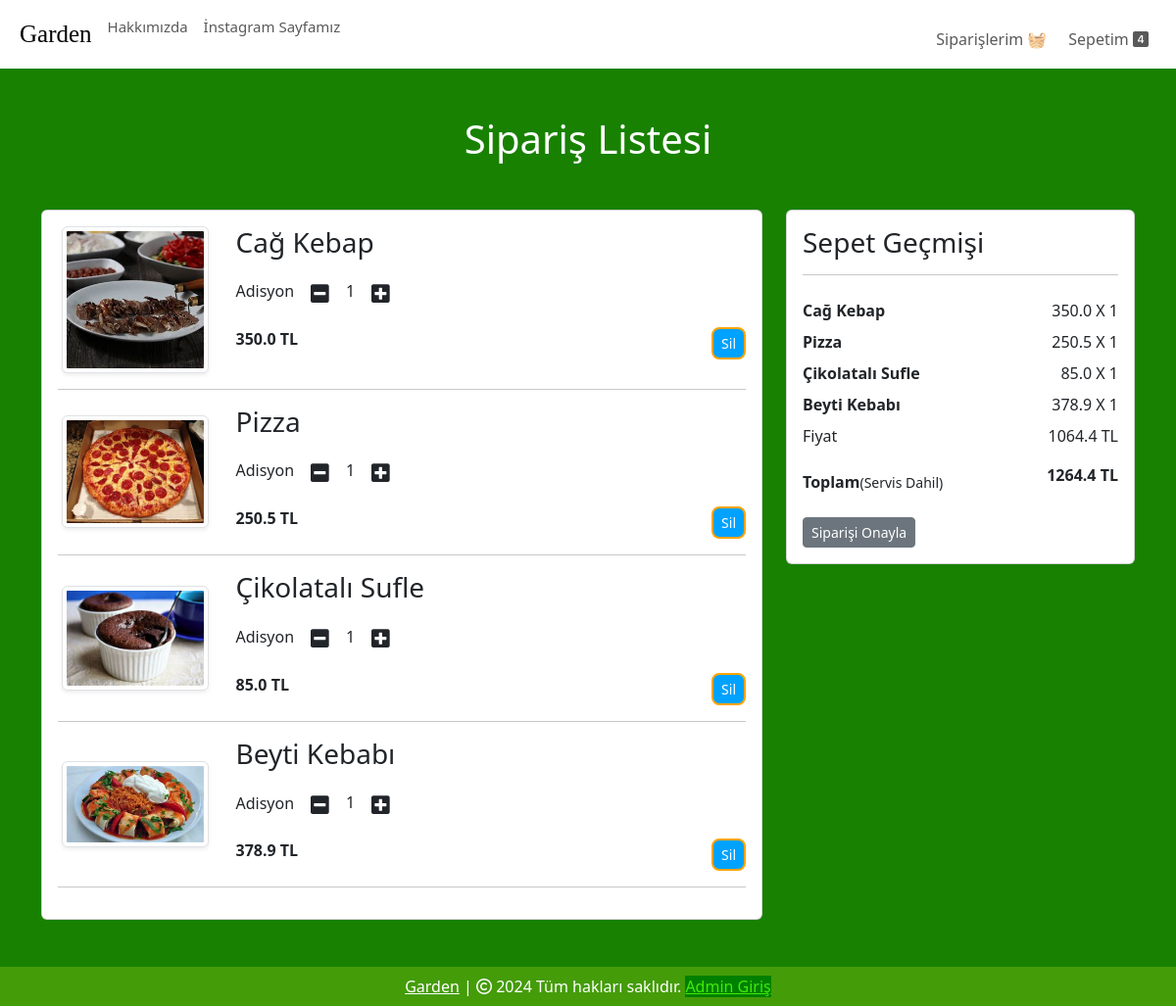
The page /cart (signed in) on the database its author committed.
### website/models.py (models this page shows, shortened)
class Cart(db.Model):
    id = db.Column(db.Integer, primary_key=True)
    quantity = db.Column(db.Integer, nullable=False)
    customer_link = db.Column(db.Integer, db.ForeignKey('customer.id'), nullable=False)
    product_link = db.Column(db.Integer, db.ForeignKey('product.id'), nullable=False)

class Product(db.Model):
    id = db.Column(db.Integer, primary_key=True)
    product_name = db.Column(db.String(100), nullable=False)
    current_price = db.Column(db.Float, nullable=False)
    previous_price = db.Column(db.Float, nullable=False)
    in_stock = db.Column(db.Integer, nullable=False)
    product_picture = db.Column(db.String(1000), nullable=False)
    flash_sale = db.Column(db.Boolean, default=False)
    date_added = db.Column(db.DateTime, default=datetime.utcnow)
    salad = db.Column(db.Boolean, default=False)
    main = db.Column(db.Boolean, default=False)
    colddrink = db.Column(db.Boolean, default=False)
    hotdrink = db.Column(db.Boolean, default=False)
    desert = db.Column(db.Boolean, default=False)
    sneak = db.Column(db.Boolean, default=False)
    carts = db.relationship('Cart', backref=db.backref('product', lazy=True))
    orders = db.relationship('Order', backref=db.backref('product', lazy=True))

### website/views.py (the view)
@views.route('/cart')
@login_required
def show_cart():
    cart = Cart.query.filter_by(customer_link=current_user.id).all()
    amount = 0
    for item in cart:
        amount += item.product.current_price * item.quantity
    return render_template('cart.html', cart=cart, amount=amount, total=amount+200)

### website/templates/cart.html (shortened to what this page needs)
{% extends 'base.html' %}
{% block body %}
<div class="container my-5">
    <div class="row">
        {% if cart %}
        <h1 class="text-center mb-5" style="color: white;">Sipariş Listesi</h1>
        <div class="col-sm-8">
            <div class="card">
                <div class="card-body">
                    {% for item in cart %}
                    <div class="row">
                        <div class="col-sm-3 text-center align-self-center">
                            <img src="{{ item.product.product_picture }}" alt="" class="img-fluid img-thumbnail shadow-sm" height="150px" width="150px">
                        </div>
                        <div class="col-sm-9">
                            <div>
                                <h3>{{ item.product.product_name }}</h3>
                                <div class="my-3">
                                    <label for="quantity">Adisyon</label>
                                    <a class="minus-cart btn" pid="{{item.id}}"><i class="fas fa-minus-square fa-lg"></i></a>
                                    <span id="quantity">{{ item.quantity }}</span>
                                    <a class="plus-cart btn " pid="{{ item.id }}"><i class="fas fa-plus-square fa-lg"></i></a>
                                </div>
                                <div class="d-flex justify-content-between">
                                    <p class="mb-0"><span><strong>{{ item.product.current_price }} TL</strong></span></p>
                                    <a href="/removecart" class="remove-cart btn btn-sm btn-secondary mr-3 " pid="{{item.id}}">Sil</a>
                                </div>
                            </div>
                        </div>
                    </div>
                    <hr>
                    {% endfor %}
                </div>
            </div>
        </div>
        <div class="col-sm-4">
            <div class="card">
                <div class="card-body">
                    <h3>Sepet Geçmişi </h3>
                    <hr color="black">
                    <ul class="list-group">
                        {% for item in cart %}
                        <li class="list-group-item d-flex justify-content-between align-items-center border-0 px-0 pb-0"><strong>{{item.product.product_name}}</strong><span id="amount">{{item.product.current_price}} X <span id="quantity{{item.id}}">{{ item.quantity}}</span></span></li>
                        {% endfor %}
                        <li class="list-group-item d-flex justify-content-between align-items-center border-0 px-0 pb-0">Fiyat <span><span id="amount_tt">{{ amount }} TL</span></span></li>
                        <li class="list-group-item d-flex justify-content-between align-items-center border-0 px-0 mb-3">
                            <div style="margin-top: 15px;">
                                <strong>Toplam</strong><small>(Servis Dahil)</small>
                            </div>
                            <span><span id="totalamount"><strong>{{ total }} TL</strong></span></span>
                        </li>
                    </ul>
                    <div class="col">
                        <a href="/place-order" class="remove-cart btn btn-sm btn-secondary mr-3 " >Siparişi Onayla</a>
                    </div>
                </div>
            </div>
        </div>
        {% else %}
        <h1 class="text-center mb-5" style="color: white;">Sepetiniz Boş</h1>
        {% endif %}
    </div>
</div>
{% endblock %}

### website/static/css/style.css (style rules this page uses)
.d-flex .btn { background: rgb(0, 162, 255); border: 2px solid orange; border-radius: 8px; color: #fff; }

### rows shown on the page
Cart: product.product_picture (picture), product.product_name "Cağ Kebap", quantity "1", product.current_price "350.0"
Cart: product.product_picture (picture), product.product_name "Pizza", quantity "1", product.current_price "250.5"
Cart: product.product_picture (picture), product.product_name "Çikolatalı Sufle", quantity "1", product.current_price "85.0"
Cart: product.product_picture (picture), product.product_name "Beyti Kebabı", quantity "1", product.current_price "378.9"

### other values the page prints
{{ amount }} "1064.4"
{{ total }} "1264.4"
